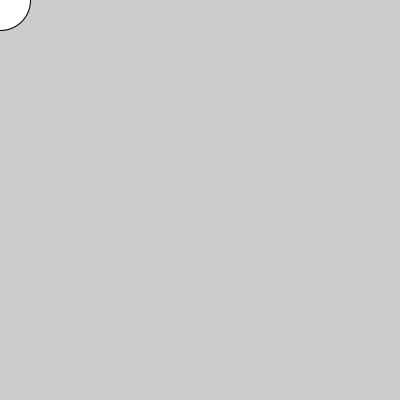
Frame 1 (no input)
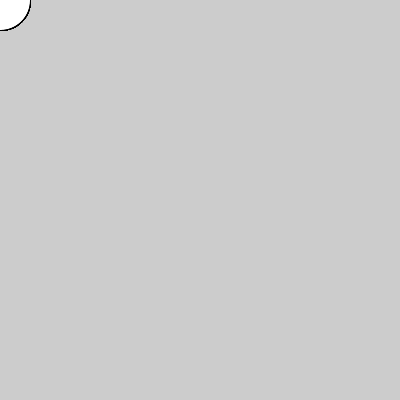
Frame 60 (the mouse pressed at the canvas centre just before this capture)
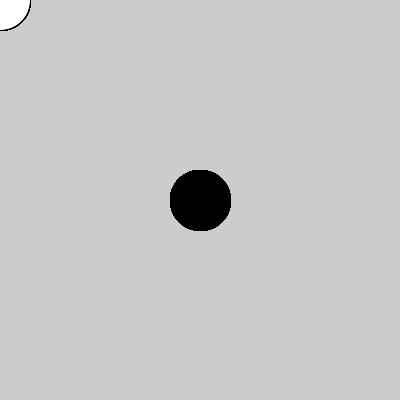
Frame 120 (the mouse held since frame 60 and released just before this capture)

The Processing sketch that drew these frames (run headless with seeded random() and noise(); from frame 60 on, the mouse is pressed at the canvas centre):

// Processing sketch: processing_15319
// ── processing_15319.pde

void setup(){
    size( 400, 400 );
    smooth();
}   
void draw(){
    if( mousePressed ){
        fill( 0 );
    } else {
        fill( 255 );
    }
    ellipse( mouseX, mouseY, 60, 60 );
}         
                
